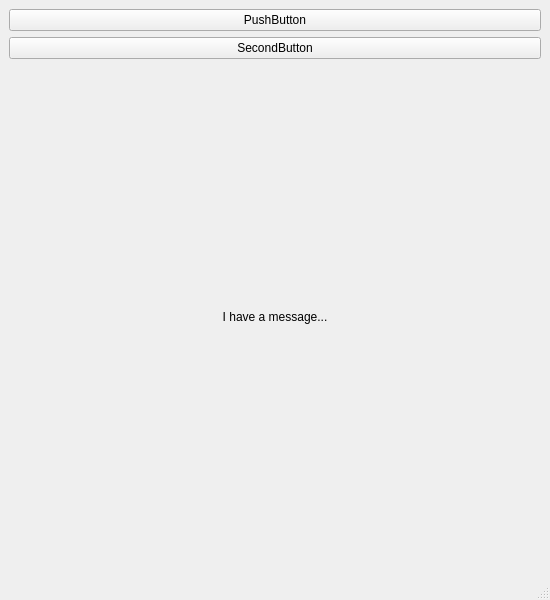
<?xml version="1.0" encoding="UTF-8"?>
<ui version="4.0">
 <class>MainWindow</class>
 <widget class="QMainWindow" name="MainWindow">
  <property name="geometry">
   <rect>
    <x>0</x>
    <y>0</y>
    <width>550</width>
    <height>600</height>
   </rect>
  </property>
  <property name="windowTitle">
   <string>MainWindow</string>
  </property>
  <widget class="QWidget" name="centralwidget">
   <layout class="QVBoxLayout" name="verticalLayout">
    <item>
     <widget class="QPushButton" name="pushButton">
      <property name="text">
       <string>PushButton</string>
      </property>
     </widget>
    </item>
    <item>
     <widget class="QPushButton" name="SecondButton">
      <property name="text">
       <string>SecondButton</string>
      </property>
     </widget>
    </item>
    <item>
     <widget class="QLabel" name="labelMessage">
      <property name="text">
       <string>I have a message...</string>
      </property>
      <property name="alignment">
       <set>Qt::AlignCenter</set>
      </property>
     </widget>
    </item>
   </layout>
  </widget>
  <widget class="QMenuBar" name="menubar">
   <property name="geometry">
    <rect>
     <x>0</x>
     <y>0</y>
     <width>550</width>
     <height>21</height>
    </rect>
   </property>
  </widget>
  <widget class="QStatusBar" name="statusbar"/>
 </widget>
 <resources/>
 <connections/>
</ui>
